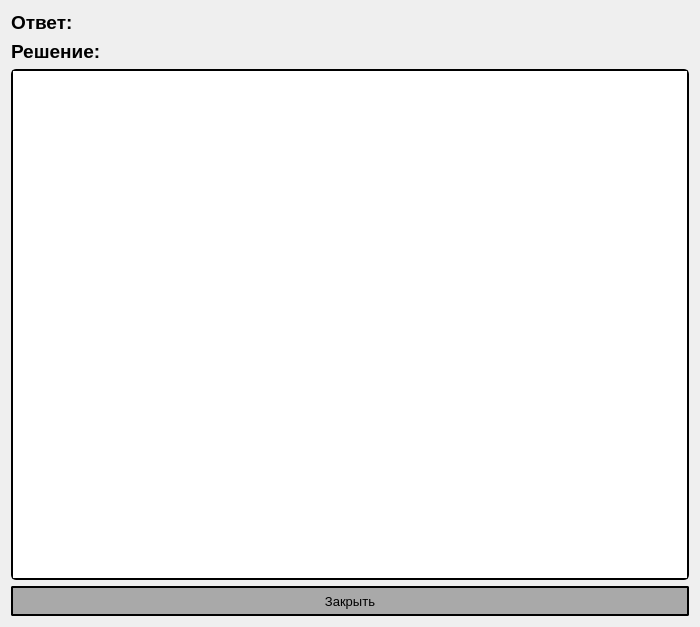
<?xml version="1.0" encoding="UTF-8"?>
<ui version="4.0">
 <class>solution</class>
 <widget class="QDialog" name="solution">
  <property name="geometry">
   <rect>
    <x>0</x>
    <y>0</y>
    <width>700</width>
    <height>627</height>
   </rect>
  </property>
  <property name="sizePolicy">
   <sizepolicy hsizetype="Minimum" vsizetype="Minimum">
    <horstretch>0</horstretch>
    <verstretch>0</verstretch>
   </sizepolicy>
  </property>
  <property name="windowTitle">
   <string>Ответ</string>
  </property>
  <layout class="QGridLayout" name="gridLayout">
   <item row="2" column="0" colspan="2">
    <widget class="QLabel" name="label">
     <property name="font">
      <font>
       <pointsize>14</pointsize>
      </font>
     </property>
     <property name="text">
      <string>&lt;html&gt;&lt;head/&gt;&lt;body&gt;&lt;p&gt;&lt;span style=&quot; font-size:14pt; font-weight:700;&quot;&gt;Решение:&lt;/span&gt;&lt;/p&gt;&lt;/body&gt;&lt;/html&gt;</string>
     </property>
    </widget>
   </item>
   <item row="0" column="0" colspan="2">
    <widget class="QLabel" name="answerLable">
     <property name="sizePolicy">
      <sizepolicy hsizetype="Maximum" vsizetype="Minimum">
       <horstretch>1</horstretch>
       <verstretch>0</verstretch>
      </sizepolicy>
     </property>
     <property name="maximumSize">
      <size>
       <width>100000</width>
       <height>1000000</height>
      </size>
     </property>
     <property name="font">
      <font>
       <pointsize>12</pointsize>
      </font>
     </property>
     <property name="text">
      <string>&lt;html&gt;&lt;head/&gt;&lt;body&gt;&lt;p&gt;&lt;span style=&quot; font-size:14pt; font-weight:700;&quot;&gt;Ответ:&lt;/span&gt;&lt;/p&gt;&lt;/body&gt;&lt;/html&gt;</string>
     </property>
     <property name="alignment">
      <set>Qt::AlignLeading|Qt::AlignLeft|Qt::AlignVCenter</set>
     </property>
    </widget>
   </item>
   <item row="3" column="0" colspan="2">
    <widget class="QTextBrowser" name="solutionBrowser">
     <property name="font">
      <font>
       <family>Consolas</family>
       <pointsize>10</pointsize>
      </font>
     </property>
     <property name="styleSheet">
      <string notr="true">QTextBrowser{
	border: 2px solid black;
     border-radius: 5px;
}</string>
     </property>
    </widget>
   </item>
   <item row="4" column="0" colspan="2">
    <widget class="QPushButton" name="closeButton">
     <property name="minimumSize">
      <size>
       <width>0</width>
       <height>30</height>
      </size>
     </property>
     <property name="font">
      <font>
       <pointsize>10</pointsize>
      </font>
     </property>
     <property name="styleSheet">
      <string notr="true">QPushButton:pressed {
    background-color: qlineargradient(spread:pad, x1:0, y1:0, x2:0, y2:1,   stop:0 rgba(70, 70, 70, 255), stop:1 rgba(70, 70, 70, 255))
}
QPushButton {
     background-color:#A9A9A9; border: 2px solid black;
     border-radius: 2px;
}

</string>
     </property>
     <property name="text">
      <string>Закрыть</string>
     </property>
    </widget>
   </item>
  </layout>
 </widget>
 <resources/>
 <connections/>
</ui>
